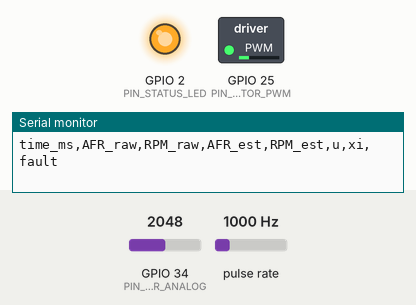
Recording of a sketch running on a simulated ESP32. Parts: switched loads named in the sketch (green lamp = pin HIGH), output pins drawn as LEDs (lit = HIGH), the last lines printed to the serial monitor. Wiring (inferred from the names in the program): pulse sensor: data GPIO 4. Inputs (shaded band) come from the test bench; at power-on: pulse rate 1000 Hz, GPIO 34 (PIN_AFR_ANALOG) = 2048.

Above: at 1.2 s.
1.3 s: pulse rate (sensor on GPIO 4) set to 222 Hz
2.8 s: pulse rate (sensor on GPIO 4) set to 183 Hz
At 5.5 s:
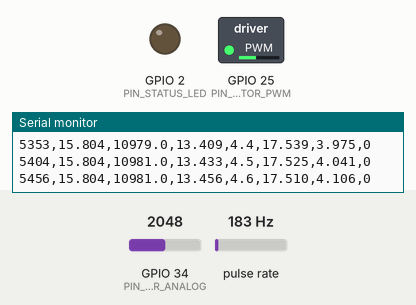
5.8 s: GPIO 34 (PIN_AFR_ANALOG) set to 491
8.8 s: GPIO 34 (PIN_AFR_ANALOG) set to 2540
At 9.13 s:
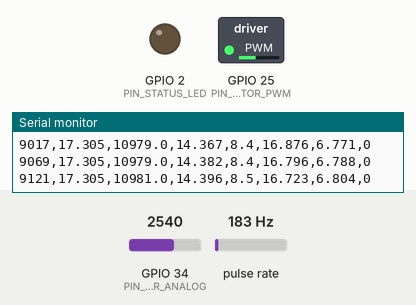
11.8 s: GPIO 34 (PIN_AFR_ANALOG) set to 3375
At 13.5 s:
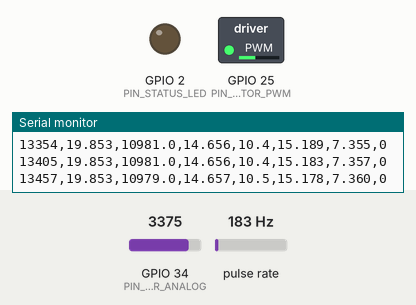
13.8 s: GPIO 34 (PIN_AFR_ANALOG) set to 3497
At 14.6 s:
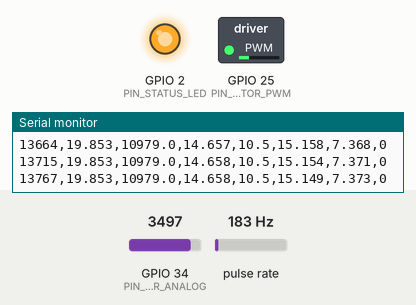
Timing chart, 0 to 16.3 s (numbered marks = the images above; inputs shaded):
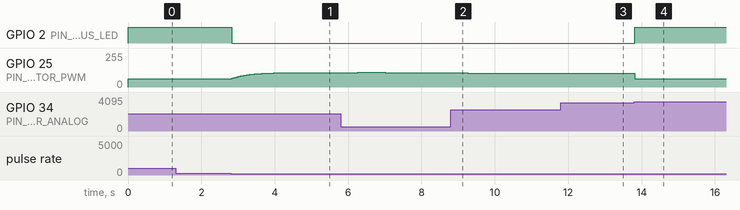

The sketch:

main.ino
```cpp
/*
 * ============================================================
 *  LQR / LQG-BASED FUEL INJECTION ECU FIRMWARE
 *  Target: ESP32 (Arduino framework)
 * ============================================================
 *
 * Implements the integral-augmented LQR (LQI) control law validated in
 * controller_comparison.py / mathematical model.md, ported to a real-time
 * embedded control loop:
 *
 *      u = -Kx1*(AFR - AFR_ref) - Kx2*(RPM - RPM_ref) - Ki*xi
 *      xi_dot = (AFR_ref - AFR)          [integral of tracking error]
 *
 * A software Kalman filter is included (LQG mode) so the control law can
 * run off a filtered state estimate rather than the raw noisy AFR sensor
 * reading -- toggle with USE_KALMAN_FILTER below.
 *
 * *** SAFETY NOTE ***
 * This firmware is written for an M.Tech simulation/prototype-validation
 * context. The LQR/Kalman gains in config.h come from an illustrative,
 * NOT physically-identified, 2-state model. Do NOT connect this to a real
 * engine's fuel injector without:
 *   1. Re-deriving A, B from real engine dynamics or system ID data.
 *   2. Recomputing gains and validating in simulation/HIL first.
 *   3. Bench-testing actuator limits and fault handling in isolation.
 *   4. Adding a hardware watchdog / kill switch independent of this MCU.
 * Running unvalidated control gains on a real fuel system can cause lean
 * misfire, engine knock, or component/engine damage.
 */

#include "config.h"

// ---------------- Global state ----------------
volatile unsigned long lastPulseMicros = 0;
volatile unsigned long pulsePeriodMicros = 0;
volatile bool newPulse = false;

float xi_integral = 0.0f;      // LQI integral-of-error state
float afr_setpoint = AFR_STOICH;
float rpm_setpoint = 0.0f;     // 0 => no explicit RPM regulation target (see note in loop())

// Kalman filter state estimate (xhat = [AFR_est, RPM_est])
float xhat_afr = AFR_STOICH;
float xhat_rpm = 0.0f;

bool faultActive = false;
unsigned long lastLoopMicros = 0;
unsigned long lastLogMillis = 0;

#define USE_KALMAN_FILTER   1   // 1 = LQG (filtered state feedback), 0 = LQR (raw sensor feedback)

// ---------------- ISR: RPM pulse capture ----------------
void IRAM_ATTR onCrankPulse() {
  unsigned long now = micros();
  if (lastPulseMicros != 0) {
    pulsePeriodMicros = now - lastPulseMicros;
    newPulse = true;
  }
  lastPulseMicros = now;
}

// ---------------- Sensor acquisition ----------------
float readAFR_raw() {
  int counts = analogRead(PIN_AFR_ANALOG);
  float voltage = (counts / ADC_MAX_COUNTS) * ADC_VREF;
  float lambda = LAMBDA_AT_VMIN +
                 (voltage / ADC_VREF) * (LAMBDA_AT_VMAX - LAMBDA_AT_VMIN);
  return lambda * AFR_STOICH;
}

float readRPM_raw() {
  noInterrupts();
  unsigned long period = pulsePeriodMicros;
  bool isNew = newPulse;
  newPulse = false;
  interrupts();

  // If no pulse seen recently (engine stopped/stalled), report 0 RPM
  if (period == 0 || (micros() - lastPulseMicros) > 500000UL) {
    return 0.0f;
  }
  float rev_per_sec = 1.0e6f / (period * PULSES_PER_REV);
  return rev_per_sec * 60.0f;
}

// ---------------- Fault checking ----------------
bool checkFault(float afr, float rpm) {
  if (afr < AFR_FAULT_MIN || afr > AFR_FAULT_MAX) return true;
  if (rpm < RPM_FAULT_MIN || rpm > RPM_FAULT_MAX) return true;
  if (isnan(afr) || isnan(rpm)) return true;
  return false;
}

// ---------------- Kalman filter update ----------------
// Continuous-time filter, discretized with a simple Euler step at the
// control loop rate. Uses the same A,B matrices as the design model.
void kalmanUpdate(float y_meas_afr, float u, float dt) {
  // Illustrative plant matrices (must match the ones used to compute
  // KF_L1/KF_L2 in config.h if you re-derive gains for a real engine).
  const float A11 = -0.4f, A12 = 0.1f;
  const float A21 = 0.05f, A22 = -0.2f;
  const float B1 = 0.3f, B2 = 0.1f;

  float y_hat = xhat_afr;
  float innovation = y_meas_afr - y_hat;

  float xhat_afr_dot = A11 * xhat_afr + A12 * xhat_rpm + B1 * u + KF_L1 * innovation;
  float xhat_rpm_dot = A21 * xhat_afr + A22 * xhat_rpm + B2 * u + KF_L2 * innovation;

  xhat_afr += xhat_afr_dot * dt;
  xhat_rpm += xhat_rpm_dot * dt;
}

// ---------------- LQI control law ----------------
float computeControl(float afr_state, float rpm_state, float dt) {
  float err = afr_setpoint - afr_state;

  // Integral state update with anti-windup clamp
  xi_integral += err * dt;
  if (xi_integral > INTEGRAL_CLAMP) xi_integral = INTEGRAL_CLAMP;
  if (xi_integral < -INTEGRAL_CLAMP) xi_integral = -INTEGRAL_CLAMP;

  float dAFR = afr_state - afr_setpoint;
  float dRPM = rpm_state - rpm_setpoint;

  float u = -(LQI_KX1 * dAFR) - (LQI_KX2 * dRPM) - (LQI_KI * xi_integral);
  return u;
}

// ---------------- Actuator output ----------------
void writeInjector(float u) {
  // Map control effort u onto an injector pulse width around the nominal
  // (u=0) operating point. This is a simplified academic-prototype mapping;
  // a production ECU would synchronize injector pulses to crank angle via
  // a dedicated hardware timer, not a free-running PWM duty cycle.
  float pw_us = INJECTOR_PW_NOMINAL_US + (u * 100.0f); // scale factor: tune per injector

  if (pw_us < INJECTOR_PW_MIN_US) pw_us = INJECTOR_PW_MIN_US;
  if (pw_us > INJECTOR_PW_MAX_US) pw_us = INJECTOR_PW_MAX_US;

  // Convert desired pulse width to a duty cycle for ledc PWM output
  // (period assumed = 1/CONTROL_LOOP_HZ for this simplified prototype).
  float period_us = 1.0e6f / CONTROL_LOOP_HZ;
  float duty_fraction = pw_us / period_us;
  if (duty_fraction > 1.0f) duty_fraction = 1.0f;

  ledcWrite(0, (uint32_t)(duty_fraction * 255));
}

void enterSafeMode() {
  faultActive = true;
  digitalWrite(PIN_STATUS_LED, HIGH);
  // Fall back to a fixed, conservative pulse width rather than trusting
  // the control law on faulty sensor data.
  float period_us = 1.0e6f / CONTROL_LOOP_HZ;
  float duty_fraction = INJECTOR_PW_NOMINAL_US / period_us;
  ledcWrite(0, (uint32_t)(duty_fraction * 255));
}

// ---------------- Setup ----------------
void setup() {
  Serial.begin(SERIAL_BAUD);

  pinMode(PIN_AFR_ANALOG, INPUT);
  pinMode(PIN_RPM_PULSE, INPUT_PULLUP);
  pinMode(PIN_STATUS_LED, OUTPUT);
  digitalWrite(PIN_STATUS_LED, LOW);

  attachInterrupt(digitalPinToInterrupt(PIN_RPM_PULSE), onCrankPulse, RISING);

  ledcSetup(0, CONTROL_LOOP_HZ, 8);   // channel 0, freq = loop rate, 8-bit resolution
  ledcAttachPin(PIN_INJECTOR_PWM, 0);

  xhat_afr = AFR_STOICH;
  xhat_rpm = 0.0f;
  xi_integral = 0.0f;

  Serial.println("time_ms,AFR_raw,RPM_raw,AFR_est,RPM_est,u,xi,fault");
  lastLoopMicros = micros();
}

// ---------------- Main loop ----------------
void loop() {
  unsigned long nowMicros = micros();
  float dt = (nowMicros - lastLoopMicros) / 1.0e6f;

  if (dt < CONTROL_DT_S) {
    return;   // run the control law at a fixed rate (CONTROL_LOOP_HZ)
  }
  lastLoopMicros = nowMicros;

  float afr_raw = readAFR_raw();
  float rpm_raw = readRPM_raw();

  faultActive = checkFault(afr_raw, rpm_raw);

  if (faultActive) {
    enterSafeMode();
  } else {
    float afr_state, rpm_state;

#if USE_KALMAN_FILTER
    // Predict-correct using last commanded u (stored from previous cycle)
    static float u_prev = 0.0f;
    kalmanUpdate(afr_raw, u_prev, dt);
    afr_state = xhat_afr;
    rpm_state = xhat_rpm;
#else
    afr_state = afr_raw;
    rpm_state = rpm_raw;
#endif

    float u = computeControl(afr_state, rpm_state, dt);
    writeInjector(u);

#if USE_KALMAN_FILTER
    u_prev = u;
#endif

    digitalWrite(PIN_STATUS_LED, LOW);

    if (millis() - lastLogMillis >= LOG_INTERVAL_MS) {
      lastLogMillis = millis();
      Serial.print(millis());   Serial.print(",");
      Serial.print(afr_raw, 3); Serial.print(",");
      Serial.print(rpm_raw, 1); Serial.print(",");
      Serial.print(afr_state, 3); Serial.print(",");
      Serial.print(rpm_state, 1); Serial.print(",");
      Serial.print(u, 3); Serial.print(",");
      Serial.print(xi_integral, 3); Serial.print(",");
      Serial.println(faultActive ? 1 : 0);
    }
  }
}
```

config.h
```cpp
#ifndef CONFIG_H
#define CONFIG_H

// ============================================================
//  LQR/LQG FUEL INJECTION ECU FIRMWARE - CONFIGURATION
//  Target: ESP32 (adjust pins if using Arduino Uno/Mega/STM32)
// ============================================================

// ---------------- Pin Definitions ----------------
#define PIN_AFR_ANALOG      34   // ADC pin: wideband lambda controller output (e.g. CJ125 UA)
#define PIN_RPM_PULSE        4   // Digital interrupt pin: crank/ignition pulse input
#define PIN_INJECTOR_PWM    25   // PWM output driving injector MOSFET/driver stage
#define PIN_STATUS_LED       2   // Onboard LED for fault/status indication

// ---------------- Sensor Calibration ----------------
// Lambda sensor (e.g. Bosch LSU 4.9 via CJ125) output voltage -> lambda mapping.
// CALIBRATE THESE FOR YOUR ACTUAL SENSOR/IC BEFORE USE. Values below are
// illustrative placeholders based on typical CJ125 UA characteristics.
#define ADC_VREF            3.3f
#define ADC_MAX_COUNTS      4095.0f
#define LAMBDA_AT_VMIN      0.65f   // lambda value at ADC minimum voltage
#define LAMBDA_AT_VMAX      1.50f   // lambda value at ADC maximum voltage
#define AFR_STOICH          14.7f   // stoichiometric AFR (gasoline)

// RPM measurement: pulses per crank revolution (adjust to your trigger wheel/sensor)
#define PULSES_PER_REV       1

// ---------------- Control Loop Timing ----------------
#define CONTROL_LOOP_HZ      100      // control law update rate (Hz)
#define CONTROL_DT_S          (1.0f / CONTROL_LOOP_HZ)

// ---------------- LQR / LQI Gains ----------------
// *** THESE GAINS COME FROM THE ILLUSTRATIVE 2-STATE MODEL IN THE MATLAB/
// PYTHON DESIGN SCRIPTS (A,B,Q,R as used in controller_comparison.py). ***
// They are NOT derived from a physically identified engine model. Before
// running this on real hardware/engine, you MUST re-derive A,B from either
// (a) first-principles engine dynamics, or (b) system identification on
// real sensor data, then recompute these gains (MATLAB lqr()/scipy
// solve_continuous_are) and replace the values below. Running unvalidated
// gains on a real engine can cause lean/rich misfire, knock, or component
// damage -- validate in simulation/HIL first.
#define LQI_KX1              6.5952f   // gain on AFR state
#define LQI_KX2              0.8017f   // gain on RPM state
#define LQI_KI              -3.1623f   // gain on integral-of-error state

// ---------------- Kalman Filter Gains (for LQG mode) ----------------
// From solve_continuous_are on the same illustrative model; recompute
// alongside the LQI gains above if the plant model changes.
#define KF_L1                 0.0516f
#define KF_L2                 0.0199f

// ---------------- Actuator Limits (SAFETY CRITICAL) ----------------
// Control law output u is mapped to injector pulse width in microseconds.
// These bounds MUST reflect your actual injector's safe operating range.
#define INJECTOR_PW_MIN_US    800.0f    // minimum safe pulse width (us)
#define INJECTOR_PW_MAX_US   6000.0f    // maximum safe pulse width (us)
#define INJECTOR_PW_NOMINAL_US 2500.0f  // pulse width corresponding to u=0

// Anti-windup clamp on the integral state (prevents runaway integral term
// during actuator saturation or sensor fault)
#define INTEGRAL_CLAMP        50.0f

// AFR plausibility bounds -- if sensor reads outside this range, treat as
// a fault and fall back to open-loop/safe mode rather than trusting the
// control law.
#define AFR_FAULT_MIN          9.0f
#define AFR_FAULT_MAX         20.0f

// RPM plausibility bounds
#define RPM_FAULT_MIN           0.0f
#define RPM_FAULT_MAX        12000.0f

// ---------------- Logging ----------------
#define SERIAL_BAUD          115200
#define LOG_INTERVAL_MS         50   // how often to print/log a data row

#endif // CONFIG_H
```

Measured:
- the behaviour switches between 201 and 200 Hz on pulse rate (sensor on GPIO 4) (found by bisection; images 0 and 1)
- the behaviour switches between 3423 and 3424 on GPIO 34 (PIN_AFR_ANALOG) (found by bisection; images 3 and 4)
- after the input at 1.3 s, every drawn part: stays the same
- after the input at 2.8 s, GPIO 2 (PIN_STATUS_LED): HIGH → LOW at once; GPIO 25 (PIN_INJECTOR_PWM): moves from 63/255 to 108/255 over 1.5 s, starting at once
- after the input at 8.8 s, GPIO 25 (PIN_INJECTOR_PWM): 107/255 → 106/255 after 0.18 s instead of 2.2 s
- after the input at 11.8 s, GPIO 25 (PIN_INJECTOR_PWM): 103/255 → 102/255 after 0.57 s
- after the input at 13.8 s, GPIO 2 (PIN_STATUS_LED): LOW → HIGH at once; GPIO 25 (PIN_INJECTOR_PWM): 102/255 → 63/255 at once
